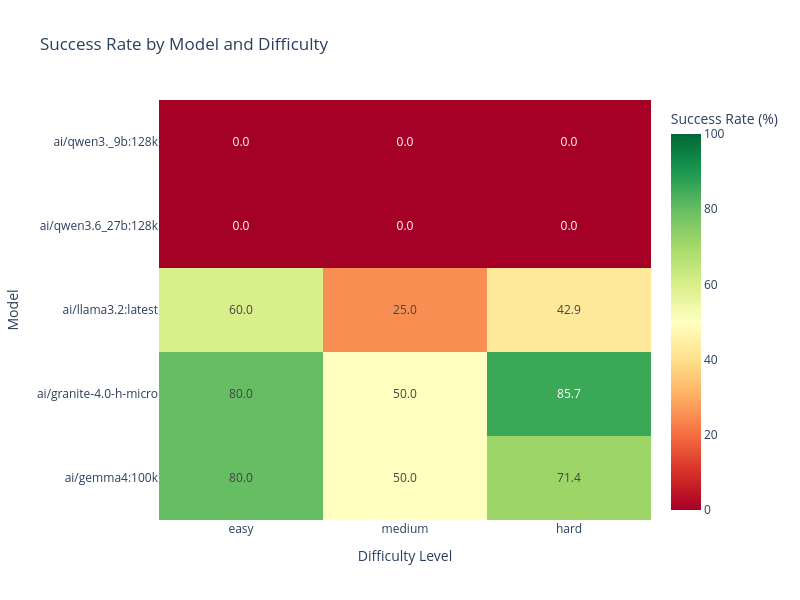

Source (notebook cell):
### Code cell
# Success Rate by Difficulty (Heatmap)
if "difficulty" in query_results.columns:
    import plotly.graph_objects as go

    difficulty_pivot = (
        pd.crosstab(
            query_results["model"],
            query_results["difficulty"],
            query_results["success"],
            aggfunc="mean",
        )
        * 100
    )

    # Reorder columns: easy, medium, hard
    column_order = [
        col
        for col in ["easy", "medium", "hard"]
        if col in difficulty_pivot.columns
    ]
    difficulty_pivot = difficulty_pivot[column_order]

    # Create heatmap
    fig = go.Figure(
        data=go.Heatmap(
            z=difficulty_pivot.values,
            x=difficulty_pivot.columns,
            y=difficulty_pivot.index,
            colorscale="RdYlGn",
            zmin=0,
            zmax=100,
            text=difficulty_pivot.values.round(1),
            texttemplate="%{text:.1f}",
            textfont={"size": 12},
            colorbar=dict(title="Success Rate (%)"),
        )
    )

    fig.update_layout(
        title="Success Rate by Model and Difficulty",
        xaxis_title="Difficulty Level",
        yaxis_title="Model",
        height=600,
        width=800,
        template="plotly_white",
    )

    fig.write_html(f"difficulty_heatmap_{timestamp}.html")
    fig.show()

### Figure 1 — Plotly figure (JSON) as saved in the notebook; plotly's stock layout.template omitted (floating-point values rounded to 4 significant figures)
{"data": [{"colorbar": {"title": {"text": "Success Rate (%)"}}, "colorscale": [[0, "rgb(165,0,38)"], [0.1, "rgb(215,48,39)"], [0.2, "rgb(244,109,67)"], [0.3, "rgb(253,174,97)"], [0.4, "rgb(254,224,139)"], [0.5, "rgb(255,255,191)"], [0.6, "rgb(217,239,139)"], [0.7, "rgb(166,217,106)"], [0.8, "rgb(102,189,99)"], [0.9, "rgb(26,152,80)"], [1, "rgb(0,104,55)"]], "text": [[80.0, 50.0, 71.4], [80.0, 50.0, 85.7], [60.0, 25.0, 42.9], [0.0, 0.0, 0.0], [0.0, 0.0, 0.0]], "textfont": {"size": 12}, "texttemplate": "%{text:.1f}", "type": "heatmap", "x": ["easy", "medium", "hard"], "y": ["ai/gemma4:100k", "ai/granite-4.0-h-micro", "ai/llama3.2:latest", "ai/qwen3.6_27b:128k", "ai/qwen3._9b:128k"], "z": [[80.0, 50.0, 71.43], [80.0, 50.0, 85.71], [60.0, 25.0, 42.86], [0.0, 0.0, 0.0], [0.0, 0.0, 0.0]], "zmax": 100, "zmin": 0}], "layout": {"height": 600, "title": {"text": "Success Rate by Model and Difficulty"}, "width": 800, "xaxis": {"title": {"text": "Difficulty Level"}}, "yaxis": {"title": {"text": "Model"}}}}
